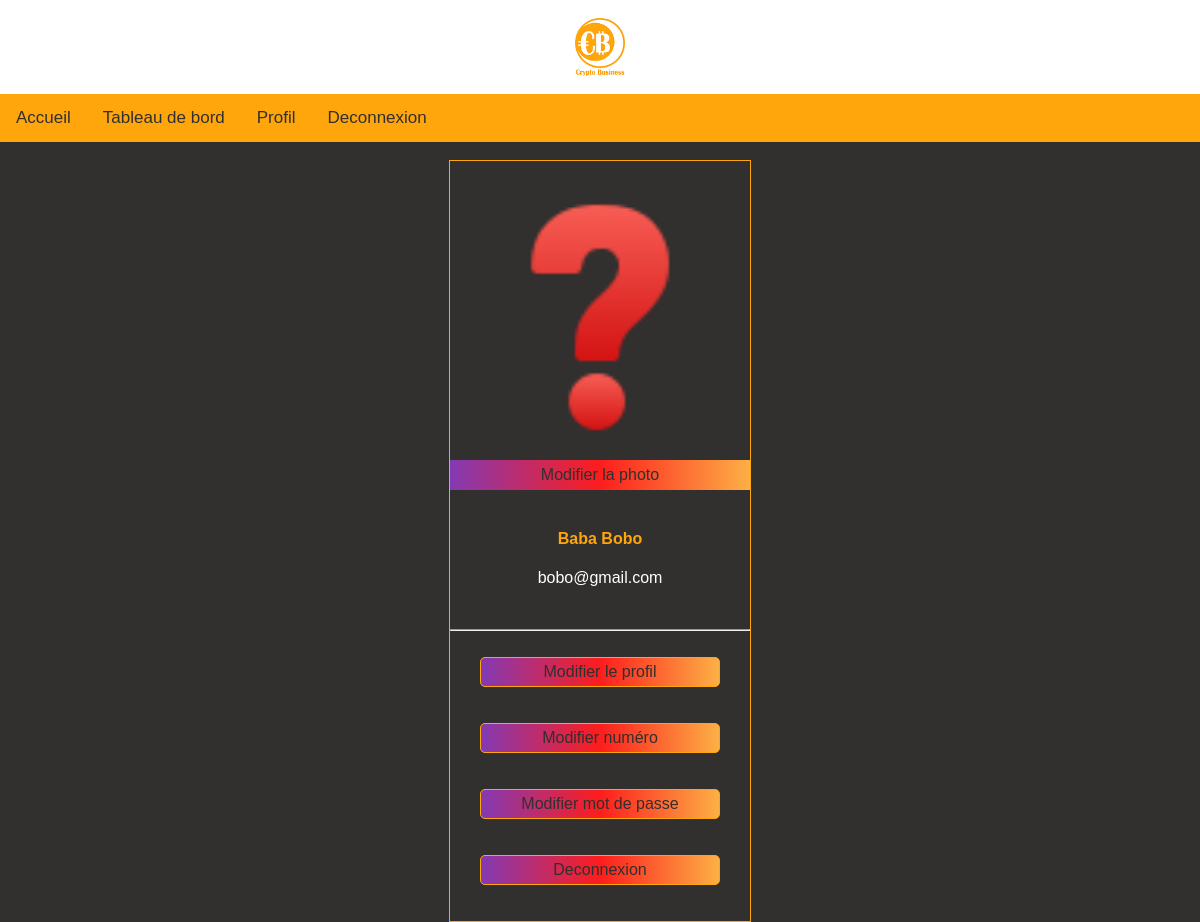
The app's page /admin/profil_admin.php?id=2 (signed in) with its own data.
### tables this page shows
CREATE TABLE IF NOT EXISTS `users_admins` (
  `id` int(11) NOT NULL AUTO_INCREMENT,
  `name` varchar(255) NOT NULL,
  `first_name` varchar(255) NOT NULL,
  `avatar` varchar(255) NOT NULL DEFAULT 'avatar-neutre.png',
  `phone` varchar(255) DEFAULT NULL,
  `email` varchar(255) NOT NULL,
  `pays` varchar(255) NOT NULL,
  `password` varchar(255) NOT NULL,
  `confirmkey` varchar(255) NOT NULL,
  `confirme` int(11) NOT NULL DEFAULT '0',
  `date_creation_compte` varchar(255) DEFAULT NULL,
  `token` varchar(50) DEFAULT NULL,
  `admin_level` int(1) NOT NULL DEFAULT '0',
  PRIMARY KEY (`id`)
);

### admin/profil_admin.php (the view, shortened to what this page needs)
<!DOCTYPE html>
<html lang="en">
<head>
  <link rel="stylesheet" href="css_perso/style.css">
  <link rel="stylesheet" href="css_perso/profile.css">
</head>
<body>
  <?php
  include('menu-home.php');
  if (isset($_GET['id']) AND $_GET['id'] > 0)
  {
    $getid = intval($_GET['id']);
    $userbdd = $bdd->prepare('SELECT * from users_admins WHERE id = ?');
    $userbdd->execute(array($getid));
    $userinfo = $userbdd->fetch();
if (isset($_SESSION['id']) AND !empty($_SESSION['id']))
      {
        if ($getid == $_SESSION['id'])
        {
  ?>
  <br/>
  <div class="profil_complet">
    <div class="profil">
      <?php
      if (!empty($userinfo['avatar']))
      {
        ?>
        <img src="users_admins/avatars/<?php echo $userinfo['avatar'];?>" alt="" class="photo_profil" >
        <?php
      }else
      {
        ?>
        <img src="users_admins/avatars/avatar-neutre.png" alt="Photo de profile neutre" class="photo_profil" >
        <?php
      }
      ?>
      <div class="mod_photo">
        <a href="http://crypto.boss-arts.com/admin/modifier_photo_de_profil_admin.php?id=<?php echo $userinfo['id'];?>"><button class="ph" >Modifier la photo</button></a>
      </div> <br/>
      <h4 class="infos"><?php echo $userinfo['name'];?> <?php echo $userinfo['first_name'];?></h4>
      <p class="email"><?php echo $userinfo['email'];?></p> <br/> <hr> <br/>
      <a href="http://crypto.boss-arts.com/admin/modifier_profil_admin.php?id=<?php echo $userinfo['id'];?>"><button class="mod_profil">Modifier le profil</button></a> <br> <br>
      <a href="http://crypto.boss-arts.com/admin/modifier_telephone_admin.php?id=<?php echo $userinfo['id'];?>"><button class="mod_profil">Modifier numéro</button></a> <br> <br>
      <a href="http://crypto.boss-arts.com/admin/modifier_mot_de_passe_admin.php?id=<?php echo $userinfo['id'];?>"><button class="mod_profil">Modifier mot de passe</button></a> <br> <br>
      <a href="http://crypto.boss-arts.com/admin/deconnexion.php"><button class="deconnexion">Deconnexion</button></a> <br> <br>
    </div>
  </div>
<?php
}else
    {
      header('Location: http://crypto.boss-arts.com/admin/connexion.php');
    }
    }else
    {
      header('Location: http://crypto.boss-arts.com/admin/connexion.php');
    }
  }else
  {
    header('Location: http://crypto.boss-arts.com/admin/connexion.php');
  }
  ?>
</body>
</html>

### admin/css_perso/style.css (style rules this page uses)
body { background-color: #322f2f; margin: 0; font-family: roboto; }
button { display: block; height: 30px; border: solid 1px #ffa60c; border-radius: 5px; cursor: pointer; background-color: #ffa60c; color: #322f2f; font-size: 16px; }
a { text-decoration: none; color: #322f2f; }
p { color: #ffffff; }

### admin/css_perso/profile.css (style rules this page uses)
body { background-color: #1d1e1f; }
.profil_complet { border: solid 1px #ffa60c; width: 25%; margin-right: auto; margin-left: auto; color: #ffa60c; }
.profil { width: 100%; margin: 0%; margin-right: auto; margin-left: auto; text-align: center; }
.ph { margin-top: -5px; width: 100%; border: none; background: rgb(131,58,180); background: linear-gradient(90deg, rgba(131,58,180,1) 0%, rgba(253,29,29,1) 50%, rgba(252,176,69,1) 100%); border-radius: 0px; }
.photo_profil { width: 100%; }
button { height: 30px; width: 80%; margin: auto; background-color: white; border: none; background: rgb(131,58,180); background: linear-gradient(90deg, rgba(131,58,180,1) 0%, rgba(253,29,29,1) 50%, rgba(252,176,69,1) 100%); border-radius: 10px; }
a { text-decoration: none; color: white; font-size: 15px; }

### admin/css_perso/menu-home.css (style rules this page uses)
body { margin: 0; font-family: Arial, Helvetica, sans-serif; }

### records on screen
users_admins: avatar (picture), name "Baba", first_name "Bobo", email "bobo@gmail.com"
